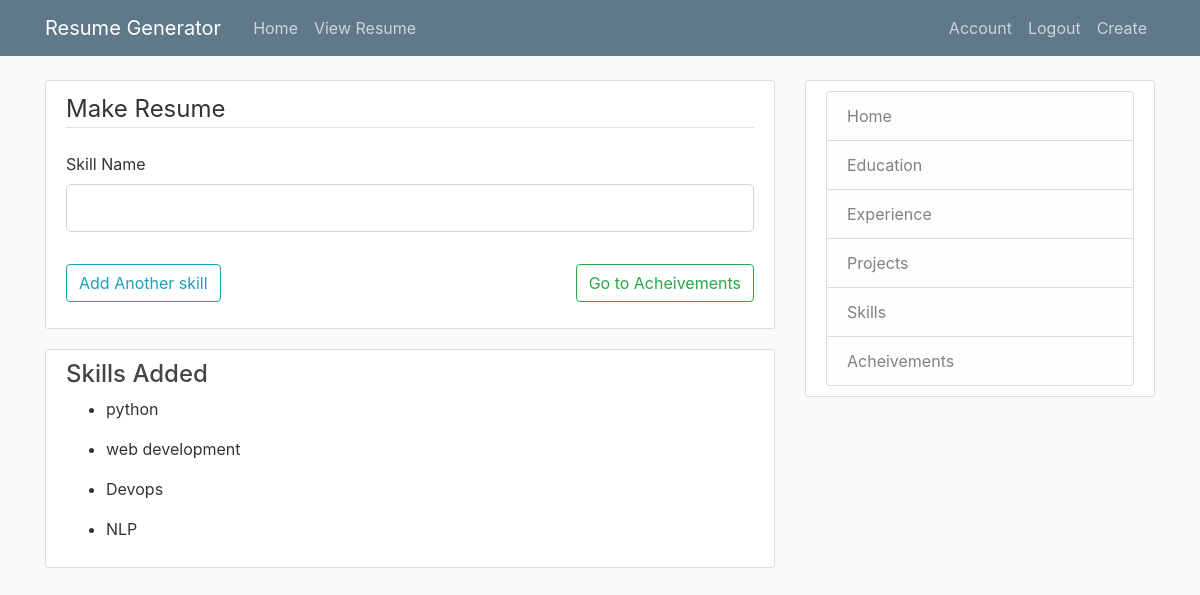
The app's page /resume/new/skills (signed in) with its own data.
### resume/models.py (models this page shows)
class skills(db.Model):
    id = db.Column(db.Integer, primary_key=True)
    skillname = db.Column(db.String(100),nullable=False)
    user_id= db.Column(db.Integer,db.ForeignKey('user.id'),nullable=False)

### resume/routes.py (the view)
@app.route("/resume/new/skills",methods=['GET','POST'])
@login_required
def postskills():
    form = usersk()
    skillsadded = skills.query.filter_by(skill=current_user).all()
    if form.validate_on_submit():
        sk = skills(skillname=form.skillname.data,skill=current_user)
        db.session.add(sk)
        db.session.commit()
        return redirect(url_for("postskills"))
    return render_template("skills.html",title="Skills",form=form,skillsadded=skillsadded)

### resume/forms.py
class usersk(FlaskForm):
    skillname = StringField("Skill Name",
        validators=[DataRequired(),Length(min=3)])
    submit = SubmitField("Add Another skill")

### resume/models.py (called while the page is built)
@login_manager.user_loader
def load_user(id):
    return user.query.get(int(id))

### resume/templates/skills.html (shortened to what this page needs)
{%  extends "layout.html" %}
{% block content %}
<div class="content-section">
    <form method="POST" action="">
        <fieldset class="form-group" id="cloneunder">
            <legend class="border-bottom mb-4">Make Resume</legend>
            <div class="form-group" id="skillclass">
                {{ form.skillname.label(class="form-control-label") }}
                {% if form.skillname.errors %}
                    {{ form.skillname(class="form-control form-control-lg is-invalid") }}
                <div class="invalid-feedback">
                    {% for error in form.skillname.errors %}
                    <span>{{error}} </span>
                    {% endfor %}
                </div>
                {% else %}
                {{ form.skillname(class="form-control form-control-lg") }}
                {% endif %}
            </div>
            </fieldset>
            <a href="/resume/new/acheive" class="btn btn-outline-success" style="float: right;">Go to  Acheivements</a>
            <div class="form-group">
                {{ form.submit(class="btn btn-outline-info") }}
            </div>
    </form>
</div>
{% if skillsadded %}
    <div class="content-section">
        <h4>Skills Added </h4>
        {% for skills in skillsadded %}
        <ul>
            <li> {{ skills.skillname }} </li>
        </ul>
        {% endfor %}
    </div>
{% endif %}
{%  endblock content  %}

### resume/static/main.css (style rules this page uses)
body { background: #fafafa; color: #333333; margin-top: 5rem; }
h1, h2, h3, h4, h5, h6 { color: #444444; }
.content-section { background: #ffffff; padding: 10px 20px; border: 1px solid #dddddd; border-radius: 3px; margin-bottom: 20px; }

### records on screen
skills: skillname "python"
skills: skillname "web development"
skills: skillname "Devops"
skills: skillname "NLP"
